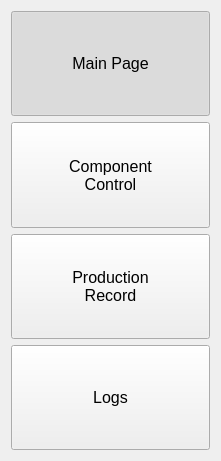
      <widget class="QWidget" name="MenuButtons" native="true">
       <property name="geometry">
        <rect>
         <x>10</x>
         <y>170</y>
         <width>221</width>
         <height>461</height>
        </rect>
       </property>
       <layout class="QVBoxLayout" name="verticalLayout_11">
        <item>
         <widget class="QPushButton" name="MainPageButton">
          <property name="sizePolicy">
           <sizepolicy hsizetype="Minimum" vsizetype="Preferred">
            <horstretch>0</horstretch>
            <verstretch>0</verstretch>
           </sizepolicy>
          </property>
          <property name="font">
           <font>
            <pointsize>12</pointsize>
           </font>
          </property>
          <property name="autoFillBackground">
           <bool>false</bool>
          </property>
          <property name="styleSheet">
           <string notr="true"/>
          </property>
          <property name="text">
           <string>Main Page</string>
          </property>
          <property name="icon">
           <iconset>
            <normaloff>icons/white/home-simple-door.svg</normaloff>icons/white/home-simple-door.svg</iconset>
          </property>
          <property name="checkable">
           <bool>true</bool>
          </property>
          <property name="checked">
           <bool>true</bool>
          </property>
          <attribute name="buttonGroup">
           <string notr="true">MenuButtonGroup</string>
          </attribute>
         </widget>
        </item>
        <item>
         <widget class="QPushButton" name="ComponentControlButton">
          <property name="sizePolicy">
           <sizepolicy hsizetype="Minimum" vsizetype="Preferred">
            <horstretch>0</horstretch>
            <verstretch>0</verstretch>
           </sizepolicy>
          </property>
          <property name="font">
           <font>
            <pointsize>12</pointsize>
           </font>
          </property>
          <property name="styleSheet">
           <string notr="true"/>
          </property>
          <property name="text">
           <string>Component
Control</string>
          </property>
          <property name="icon">
           <iconset>
            <normaloff>icons/white/dimmer-switch.svg</normaloff>icons/white/dimmer-switch.svg</iconset>
          </property>
          <property name="checkable">
           <bool>true</bool>
          </property>
          <attribute name="buttonGroup">
           <string notr="true">MenuButtonGroup</string>
          </attribute>
         </widget>
        </item>
        <item>
         <widget class="QPushButton" name="ProductionRecordButton">
          <property name="sizePolicy">
           <sizepolicy hsizetype="Minimum" vsizetype="Preferred">
            <horstretch>0</horstretch>
            <verstretch>0</verstretch>
           </sizepolicy>
          </property>
          <property name="font">
           <font>
            <pointsize>12</pointsize>
           </font>
          </property>
          <property name="styleSheet">
           <string notr="true"/>
          </property>
          <property name="text">
           <string>Production
Record</string>
          </property>
          <property name="icon">
           <iconset>
            <normaloff>icons/white/page.svg</normaloff>icons/white/page.svg</iconset>
          </property>
          <property name="checkable">
           <bool>true</bool>
          </property>
          <attribute name="buttonGroup">
           <string notr="true">MenuButtonGroup</string>
          </attribute>
         </widget>
        </item>
        <item>
         <widget class="QPushButton" name="LogsButton">
          <property name="sizePolicy">
           <sizepolicy hsizetype="Minimum" vsizetype="Preferred">
            <horstretch>0</horstretch>
            <verstretch>0</verstretch>
           </sizepolicy>
          </property>
          <property name="font">
           <font>
            <pointsize>12</pointsize>
           </font>
          </property>
          <property name="styleSheet">
           <string notr="true"/>
          </property>
          <property name="text">
           <string>Logs</string>
          </property>
          <property name="icon">
           <iconset>
            <normaloff>icons/white/multiple-pages.svg</normaloff>icons/white/multiple-pages.svg</iconset>
          </property>
          <property name="checkable">
           <bool>true</bool>
          </property>
          <attribute name="buttonGroup">
           <string notr="true">MenuButtonGroup</string>
          </attribute>
         </widget>
        </item>
       </layout>
      </widget>
